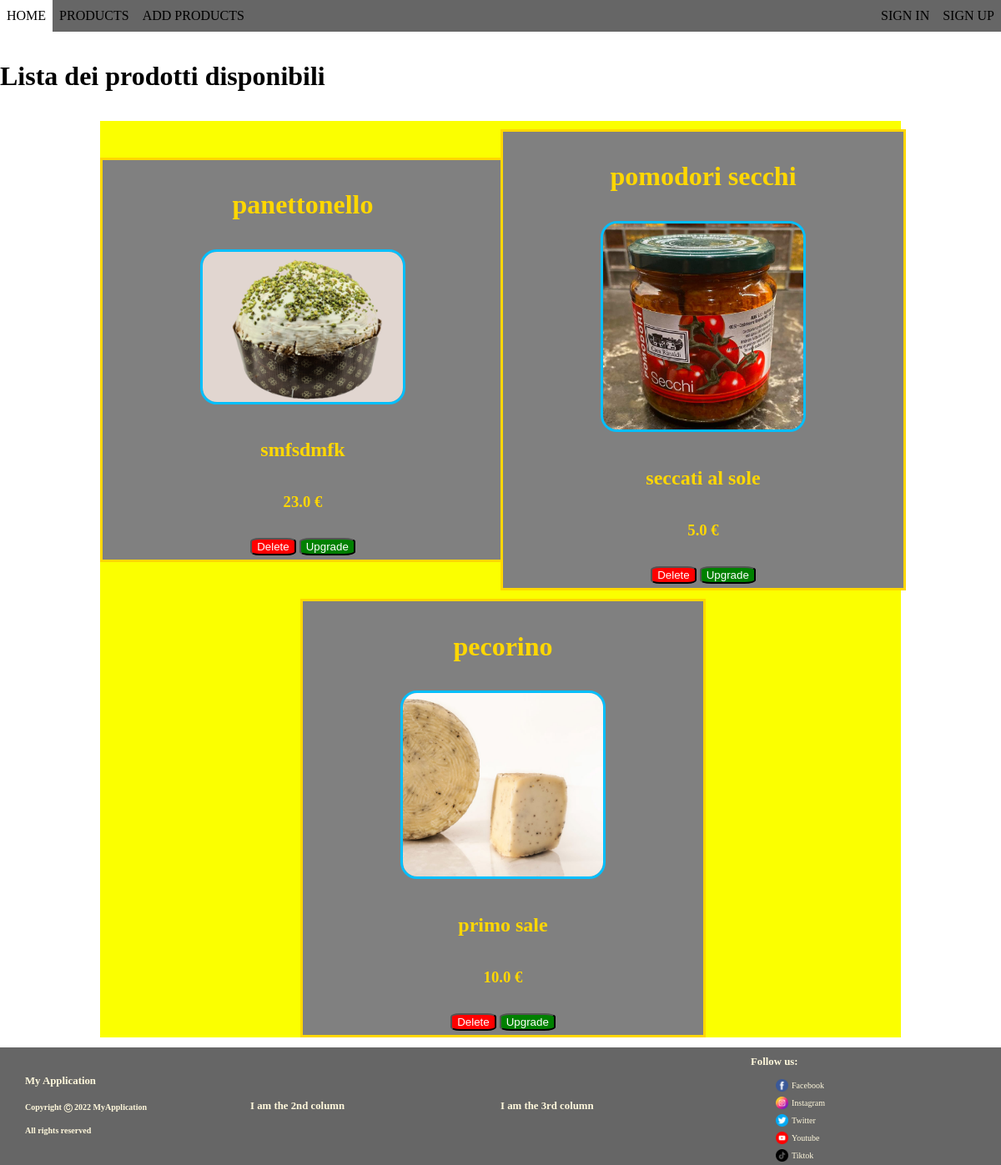
Before: / with the older database file.
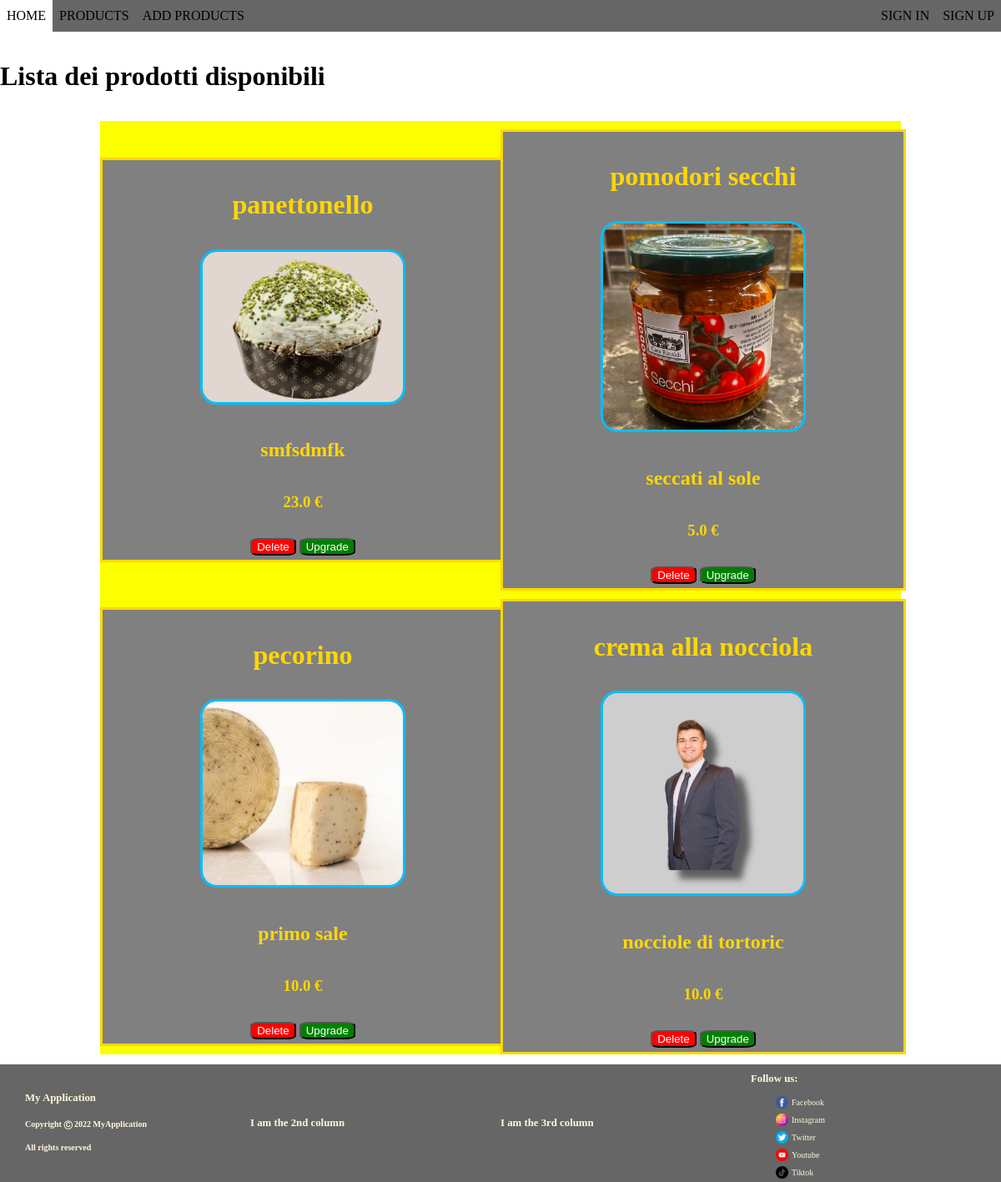
After: the same page with the newer database file.
### model.py (models this page shows)
class Product(db.Model):
    id = db.Column(db.Integer, primary_key=True)
    name = db.Column(db.String(100))
    description = db.Column(db.String(300))
    category = db.Column(db.String(30))
    price = db.Column(db.Float)
    quantity = db.Column(db.Integer)
    availability = db.Column(db.Boolean)
    img_path = db.Column(db.String(100))

### app.py (the view)
@app.route('/')
def index():
    product_list = Product.query.all()
    return render_template('products.html', product_list=product_list)

### templates/products.html (shortened to what this page needs)
{% extends 'layout.html' %}
{% block layout %}
<h1>Lista dei prodotti disponibili</h1>
<div class="pro-container">
  {% for product in product_list %}
  <div class="col-6">
    <div class="pro-item">
      <h1>{{product.name}}</h1>
      <div class="pro-image">
        <img src="{{product.img_path}}" alt="image not">
      </div>
      <h2>{{product.description}}</h2>
      <h3>{{product.price}} €</h3>
      <form>
        <button class="button-red" type="submit" formaction="/deleteproduct/{{product.id}}">Delete</button>
        <button class="button-green" type="submit" formaction="/upgradeproduct/{{product.id}}">Upgrade</button>
     </form>
    </div>
  </div>
  {% endfor %}
</div>
{% endblock %}

### templates/layout.html (shortened to what this page needs)
<!DOCTYPE html>
<html lang="en">
<head>
    <link href="{{ url_for('static',filename='css/personal.css') }}" rel="stylesheet">
</head>
<body>
    <nav>
        <ul class="navbar" id="dropdownClick">
            <li><a href="/">home</a></li>
            <li><a href="/products">products</a></li>
            <li><a href="/addproducts">add products</a></li>
            <li class="navbar-right"><a href="/signup">sign up</a></li>
            <li class="navbar-right"><a href="/signin">sign in</a></li>
        </ul>
    </nav>
    {% block layout %}
    {% endblock %}
    <footer class="myfooter">
        <div class="row">
            <div class="col-3 maxwidth">
                <div class="foot-align-left">
                    <ul>
                        <h1>My Application</h1>
                        <h2>Copyright &#x24B8; 2022 MyApplication</h2>
                        <h2>All rights reserved</h2>
                    </ul>
                </div>
            </div>
            <div class="col-3 hide">
                <h1>I am the 2nd column</h1>
            </div>
            <div class="col-3 hide">
                <h1>I am the 3rd column</h1>
            </div>
            <div class="col-3 maxwidth">
                <div class="footright">
                    <h1>Follow us:</h1>
                    <ul>
                        <li>
                            <div class="row">
                            <img src="{{ url_for('static',filename='files/facebook.png') }}" alt="">
                            <a href="">Facebook</a>
                            </div>
                        </li>
                        <li>
                            <div class="row">
                            <img src="{{ url_for('static',filename='files/instagram.png') }}" alt="">
                            <a href="">Instagram</a>
                            </div>
                        </li>
                        <li>
                            <div class="row">
                            <img src="{{ url_for('static',filename='files/twitter.png') }}" alt="">
                            <a href="">Twitter</a>
                            </div>
                        </li>
                        <li>
                            <div class="row">
                            <img src="{{ url_for('static',filename='files/youtube.png') }}" alt="">
                            <a href="">Youtube</a>
                            </div>
                        </li>
                        <li>
                            <div class="row">
                            <img src="{{ url_for('static',filename='files/tiktok.png') }}" alt="">
                            <a href="">Tiktok</a>
                            </div>
                        </li>
                    </ul>
                </div>
            </div>
        </div>
    </footer>
</body>
</html>

### static/css/personal.css (style rules this page uses)
nav, header, footer { display: block; }
body { line-height: 2; margin: 0px; background-size: cover; }
.row { display: flex; width: 100%; flex-wrap: wrap; align-items: center; }
.row::after { display: table; clear: both; content: ""; }
.col-3 { width: 25%; }
.col-6 { width: 50%; }
.foot-align-left { text-align: left; }
.button-red { background-color: red; color: white; border-radius: 20%; }
.button-green { background-color: green; color: white; border-radius: 20%; }
.pro-container { display: flex; flex-wrap: wrap; justify-content: center; align-items: center; background-color: rgb(251, 255, 0); margin: 1% 10%; }
.pro-item { text-align: center; width: 100%; margin-top: 10px; border-style: solid; border-color: gold; background-color: gray; color: gold; }
.pro-item .pro-image img { width: 50%; height: 50%; border-radius: 20PX; background-color: none; border-style: solid; border-width: 3px; border-color: deepskyblue; }
footer.myfooter { background-color: #666; }
footer.myfooter ul { margin: 0px; padding-left: 10%; list-style: none; }
footer.myfooter ul li { margin-bottom: 1px; }
footer.myfooter ul li a { text-decoration: none; font-size: 10px; color: cornsilk; padding-left: 4px; }
footer.myfooter ul li img { width: 15px; }
footer.myfooter h1 { margin: 5px 0px; font-size: 80%; color: cornsilk; }
footer.myfooter h2 { color: cornsilk; font-size: 10px; }
nav { width: 100%; margin: 0px; }
nav ul { overflow: hidden; background-color: #666; margin: 0px; padding: 0px; }
ul.navbar li { list-style: none; float: left; }
ul.navbar li.navbar-right { float: right; }
ul.navbar li a { display: block; text-decoration: none; min-height: 16px; text-align: center; padding: 3px 8px; text-transform: uppercase; color: black; }

Changed rows visible on the page:
added Product: name "crema alla nocciola", img_path (picture), description "nocciole di tortoric", price "10.0"
